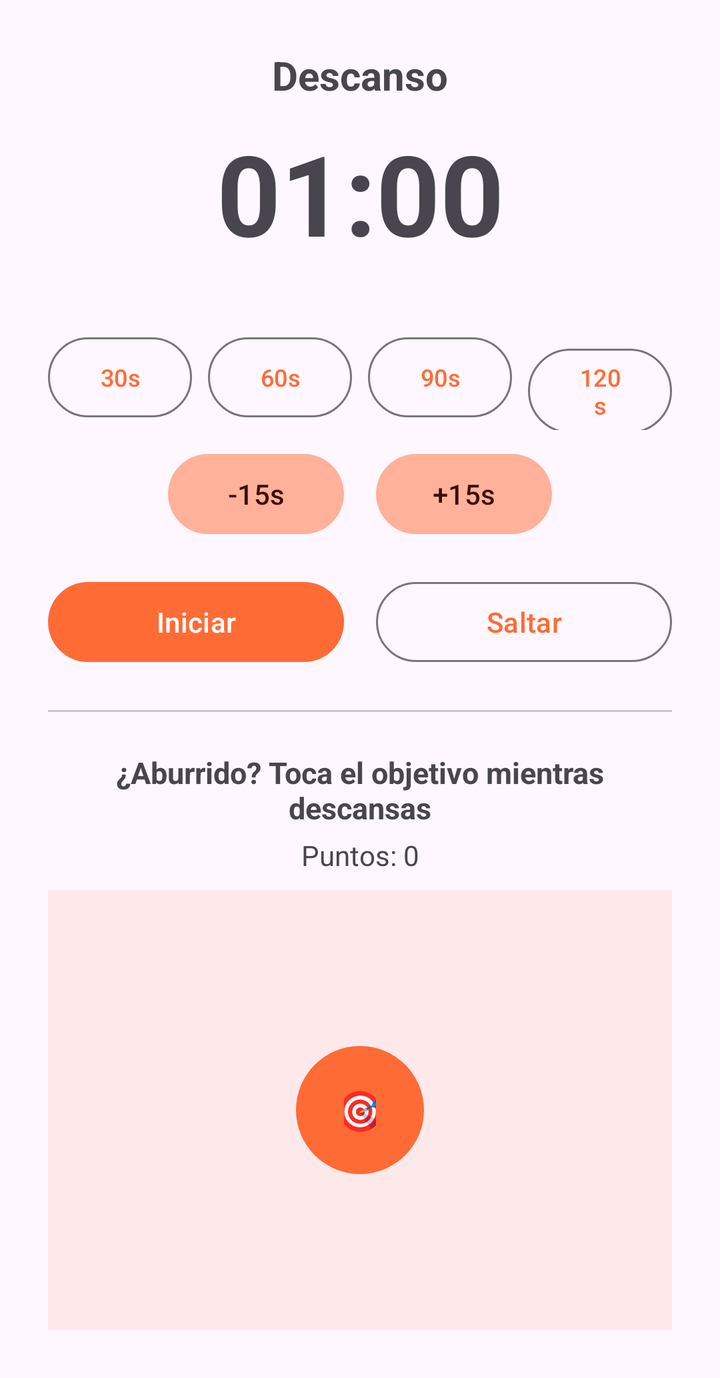
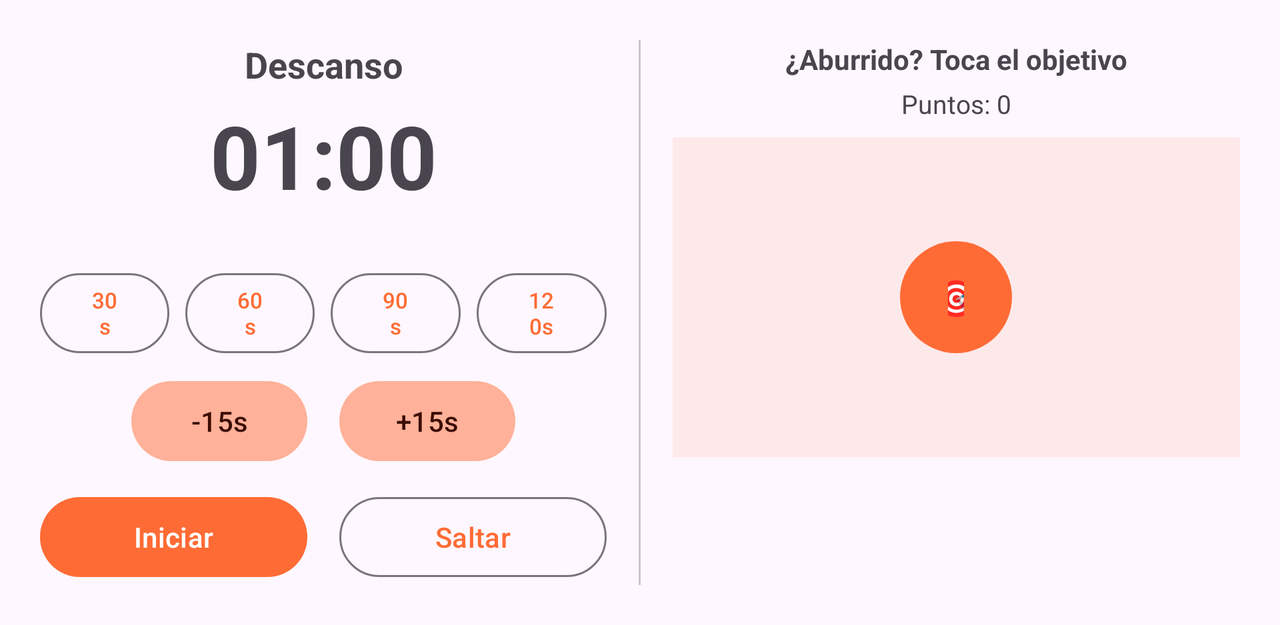

One screen, two layout resources from the same app: the default and the repository's alternative for another configuration. Each is rendered where Android would select it; the XML of both is given below.
<!-- AndroidManifest.xml: application theme Theme.IronQuest -->
<!-- res/layout/dialog_rest_timer.xml -->
<?xml version="1.0" encoding="utf-8"?>
<ScrollView xmlns:android="http://schemas.android.com/apk/res/android"
    xmlns:app="http://schemas.android.com/apk/res-auto"
    android:layout_width="match_parent"
    android:layout_height="wrap_content">

    <LinearLayout
        android:layout_width="match_parent"
        android:layout_height="wrap_content"
        android:orientation="vertical"
        android:padding="24dp">

        <TextView
            android:layout_width="match_parent"
            android:layout_height="wrap_content"
            android:text="Descanso"
            android:textStyle="bold"
            android:textSize="20sp"
            android:gravity="center" />

        <TextView
            android:id="@+id/text_countdown"
            android:layout_width="match_parent"
            android:layout_height="wrap_content"
            android:layout_marginTop="8dp"
            android:text="01:00"
            android:textStyle="bold"
            android:textSize="56sp"
            android:gravity="center" />

        <TextView
            android:id="@+id/text_estado_descanso"
            android:layout_width="match_parent"
            android:layout_height="wrap_content"
            android:gravity="center"
            android:textSize="14sp" />

        <LinearLayout
            android:layout_width="match_parent"
            android:layout_height="wrap_content"
            android:layout_marginTop="12dp"
            android:orientation="horizontal">

            <com.google.android.material.button.MaterialButton
                android:id="@+id/button_preset_30"
                style="@style/Widget.Material3.Button.OutlinedButton"
                android:layout_width="0dp"
                android:layout_height="wrap_content"
                android:layout_weight="1"
                android:layout_marginEnd="4dp"
                android:textSize="12sp"
                android:text="30s" />

            <com.google.android.material.button.MaterialButton
                android:id="@+id/button_preset_60"
                style="@style/Widget.Material3.Button.OutlinedButton"
                android:layout_width="0dp"
                android:layout_height="wrap_content"
                android:layout_weight="1"
                android:layout_marginHorizontal="4dp"
                android:textSize="12sp"
                android:text="60s" />

            <com.google.android.material.button.MaterialButton
                android:id="@+id/button_preset_90"
                style="@style/Widget.Material3.Button.OutlinedButton"
                android:layout_width="0dp"
                android:layout_height="wrap_content"
                android:layout_weight="1"
                android:layout_marginHorizontal="4dp"
                android:textSize="12sp"
                android:text="90s" />

            <com.google.android.material.button.MaterialButton
                android:id="@+id/button_preset_120"
                style="@style/Widget.Material3.Button.OutlinedButton"
                android:layout_width="0dp"
                android:layout_height="wrap_content"
                android:layout_weight="1"
                android:layout_marginStart="4dp"
                android:textSize="12sp"
                android:text="120s" />

        </LinearLayout>

        <LinearLayout
            android:layout_width="match_parent"
            android:layout_height="wrap_content"
            android:layout_marginTop="8dp"
            android:gravity="center"
            android:orientation="horizontal">

            <com.google.android.material.button.MaterialButton
                android:id="@+id/button_menos_15"
                style="@style/Widget.Material3.Button.TonalButton"
                android:layout_width="wrap_content"
                android:layout_height="wrap_content"
                android:text="-15s" />

            <com.google.android.material.button.MaterialButton
                android:id="@+id/button_mas_15"
                style="@style/Widget.Material3.Button.TonalButton"
                android:layout_width="wrap_content"
                android:layout_height="wrap_content"
                android:layout_marginStart="16dp"
                android:text="+15s" />

        </LinearLayout>

        <LinearLayout
            android:layout_width="match_parent"
            android:layout_height="wrap_content"
            android:layout_marginTop="16dp"
            android:orientation="horizontal">

            <com.google.android.material.button.MaterialButton
                android:id="@+id/button_iniciar_pausar"
                android:layout_width="0dp"
                android:layout_height="wrap_content"
                android:layout_weight="1"
                android:layout_marginEnd="8dp"
                android:text="Iniciar" />

            <com.google.android.material.button.MaterialButton
                android:id="@+id/button_saltar_descanso"
                style="@style/Widget.Material3.Button.OutlinedButton"
                android:layout_width="0dp"
                android:layout_height="wrap_content"
                android:layout_weight="1"
                android:layout_marginStart="8dp"
                android:text="Saltar" />

        </LinearLayout>

        <View
            android:layout_width="match_parent"
            android:layout_height="1dp"
            android:layout_marginVertical="20dp"
            android:background="#33000000" />

        <TextView
            android:layout_width="match_parent"
            android:layout_height="wrap_content"
            android:text="¿Aburrido? Toca el objetivo mientras descansas"
            android:textStyle="bold"
            android:textSize="15sp"
            android:gravity="center" />

        <TextView
            android:id="@+id/text_puntos"
            android:layout_width="match_parent"
            android:layout_height="wrap_content"
            android:layout_marginTop="4dp"
            android:gravity="center"
            android:text="Puntos: 0"
            android:textSize="14sp" />

        <FrameLayout
            android:id="@+id/game_area"
            android:layout_width="match_parent"
            android:layout_height="220dp"
            android:layout_marginTop="8dp"
            android:background="#1AFF6B35">

            <com.google.android.material.button.MaterialButton
                android:id="@+id/button_target"
                android:layout_width="64dp"
                android:layout_height="64dp"
                android:layout_gravity="center"
                android:insetTop="0dp"
                android:insetBottom="0dp"
                android:text="🎯"
                android:textSize="20sp"
                app:cornerRadius="32dp" />

        </FrameLayout>

    </LinearLayout>

</ScrollView>
<!-- resources referenced by this layout -->
<resources>
  <style name="Theme.IronQuest" parent="Theme.Material3.DayNight.NoActionBar">
          <item name="colorPrimary">@color/ironquest_orange</item>
          <item name="colorOnPrimary">@color/ironquest_on_orange</item>
          <item name="colorPrimaryContainer">@color/ironquest_orange_container</item>
          <item name="colorOnPrimaryContainer">@color/ironquest_on_orange_container</item>
          <item name="colorSecondary">@color/ironquest_orange_dark</item>
          <item name="colorOnSecondary">@color/ironquest_on_orange</item>
          <item name="colorSecondaryContainer">@color/ironquest_orange_light</item>
          <item name="colorOnSecondaryContainer">@color/ironquest_on_orange_container</item>
          <item name="colorTertiary">@color/ironquest_orange_dark</item>
  
          <item name="bottomNavigationStyle">@style/Widget.IronQuest.BottomNavigationView</item>
          <item name="android:statusBarColor">?attr/colorSurface</item>
          <item name="android:windowLightStatusBar">@bool/window_light_status_bar</item>
      </style>
  <color name="ironquest_orange">#FF6B35</color>
  <color name="ironquest_on_orange">#FFFFFF</color>
  <color name="ironquest_orange_container">#FFDBCE</color>
  <color name="ironquest_on_orange_container">#3A0D00</color>
  <color name="ironquest_orange_dark">#E8571F</color>
  <color name="ironquest_orange_light">#FFB199</color>
  <style name="Widget.IronQuest.BottomNavigationView" parent="Widget.Material3.BottomNavigationView">
          <item name="itemIconTint">@color/nav_item_color</item>
          <item name="itemTextColor">@color/nav_item_color</item>
          <item name="itemActiveIndicatorStyle">@style/Widget.IronQuest.BottomNavigation.ActiveIndicator</item>
      </style>
  <style name="Widget.IronQuest.BottomNavigation.ActiveIndicator" parent="Widget.Material3.BottomNavigationView.ActiveIndicator">
          <item name="android:color">@android:color/transparent</item>
      </style>
</resources>
<!-- res/layout-land/dialog_rest_timer.xml (the repository's variant of the layout above) -->
<!-- drawn on the phone turned sideways -->
<?xml version="1.0" encoding="utf-8"?>
<ScrollView xmlns:android="http://schemas.android.com/apk/res/android"
    xmlns:app="http://schemas.android.com/apk/res-auto"
    android:layout_width="match_parent"
    android:layout_height="wrap_content">

    <LinearLayout
        android:layout_width="match_parent"
        android:layout_height="wrap_content"
        android:orientation="horizontal"
        android:padding="20dp">

        <LinearLayout
            android:layout_width="0dp"
            android:layout_height="wrap_content"
            android:layout_weight="1"
            android:orientation="vertical"
            android:paddingEnd="16dp">

            <TextView
                android:layout_width="match_parent"
                android:layout_height="wrap_content"
                android:text="Descanso"
                android:textStyle="bold"
                android:textSize="18sp"
                android:gravity="center" />

            <TextView
                android:id="@+id/text_countdown"
                android:layout_width="match_parent"
                android:layout_height="wrap_content"
                android:layout_marginTop="4dp"
                android:text="01:00"
                android:textStyle="bold"
                android:textSize="44sp"
                android:gravity="center" />

            <TextView
                android:id="@+id/text_estado_descanso"
                android:layout_width="match_parent"
                android:layout_height="wrap_content"
                android:gravity="center"
                android:textSize="13sp" />

            <LinearLayout
                android:layout_width="match_parent"
                android:layout_height="wrap_content"
                android:layout_marginTop="8dp"
                android:orientation="horizontal">

                <com.google.android.material.button.MaterialButton
                    android:id="@+id/button_preset_30"
                    style="@style/Widget.Material3.Button.OutlinedButton"
                    android:layout_width="0dp"
                    android:layout_height="wrap_content"
                    android:layout_weight="1"
                    android:layout_marginEnd="4dp"
                    android:textSize="11sp"
                    android:text="30s" />

                <com.google.android.material.button.MaterialButton
                    android:id="@+id/button_preset_60"
                    style="@style/Widget.Material3.Button.OutlinedButton"
                    android:layout_width="0dp"
                    android:layout_height="wrap_content"
                    android:layout_weight="1"
                    android:layout_marginHorizontal="4dp"
                    android:textSize="11sp"
                    android:text="60s" />

                <com.google.android.material.button.MaterialButton
                    android:id="@+id/button_preset_90"
                    style="@style/Widget.Material3.Button.OutlinedButton"
                    android:layout_width="0dp"
                    android:layout_height="wrap_content"
                    android:layout_weight="1"
                    android:layout_marginHorizontal="4dp"
                    android:textSize="11sp"
                    android:text="90s" />

                <com.google.android.material.button.MaterialButton
                    android:id="@+id/button_preset_120"
                    style="@style/Widget.Material3.Button.OutlinedButton"
                    android:layout_width="0dp"
                    android:layout_height="wrap_content"
                    android:layout_weight="1"
                    android:layout_marginStart="4dp"
                    android:textSize="11sp"
                    android:text="120s" />

            </LinearLayout>

            <LinearLayout
                android:layout_width="match_parent"
                android:layout_height="wrap_content"
                android:layout_marginTop="6dp"
                android:gravity="center"
                android:orientation="horizontal">

                <com.google.android.material.button.MaterialButton
                    android:id="@+id/button_menos_15"
                    style="@style/Widget.Material3.Button.TonalButton"
                    android:layout_width="wrap_content"
                    android:layout_height="wrap_content"
                    android:text="-15s" />

                <com.google.android.material.button.MaterialButton
                    android:id="@+id/button_mas_15"
                    style="@style/Widget.Material3.Button.TonalButton"
                    android:layout_width="wrap_content"
                    android:layout_height="wrap_content"
                    android:layout_marginStart="16dp"
                    android:text="+15s" />

            </LinearLayout>

            <LinearLayout
                android:layout_width="match_parent"
                android:layout_height="wrap_content"
                android:layout_marginTop="10dp"
                android:orientation="horizontal">

                <com.google.android.material.button.MaterialButton
                    android:id="@+id/button_iniciar_pausar"
                    android:layout_width="0dp"
                    android:layout_height="wrap_content"
                    android:layout_weight="1"
                    android:layout_marginEnd="8dp"
                    android:text="Iniciar" />

                <com.google.android.material.button.MaterialButton
                    android:id="@+id/button_saltar_descanso"
                    style="@style/Widget.Material3.Button.OutlinedButton"
                    android:layout_width="0dp"
                    android:layout_height="wrap_content"
                    android:layout_weight="1"
                    android:layout_marginStart="8dp"
                    android:text="Saltar" />

            </LinearLayout>

        </LinearLayout>

        <View
            android:layout_width="1dp"
            android:layout_height="match_parent"
            android:background="#33000000" />

        <LinearLayout
            android:layout_width="0dp"
            android:layout_height="wrap_content"
            android:layout_weight="1"
            android:orientation="vertical"
            android:paddingStart="16dp">

            <TextView
                android:layout_width="match_parent"
                android:layout_height="wrap_content"
                android:text="¿Aburrido? Toca el objetivo"
                android:textStyle="bold"
                android:textSize="14sp"
                android:gravity="center" />

            <TextView
                android:id="@+id/text_puntos"
                android:layout_width="match_parent"
                android:layout_height="wrap_content"
                android:layout_marginTop="4dp"
                android:gravity="center"
                android:text="Puntos: 0"
                android:textSize="13sp" />

            <FrameLayout
                android:id="@+id/game_area"
                android:layout_width="match_parent"
                android:layout_height="160dp"
                android:layout_marginTop="8dp"
                android:background="#1AFF6B35">

                <com.google.android.material.button.MaterialButton
                    android:id="@+id/button_target"
                    android:layout_width="56dp"
                    android:layout_height="56dp"
                    android:layout_gravity="center"
                    android:insetTop="0dp"
                    android:insetBottom="0dp"
                    android:text="🎯"
                    android:textSize="18sp"
                    app:cornerRadius="28dp" />

            </FrameLayout>

        </LinearLayout>

    </LinearLayout>

</ScrollView>
